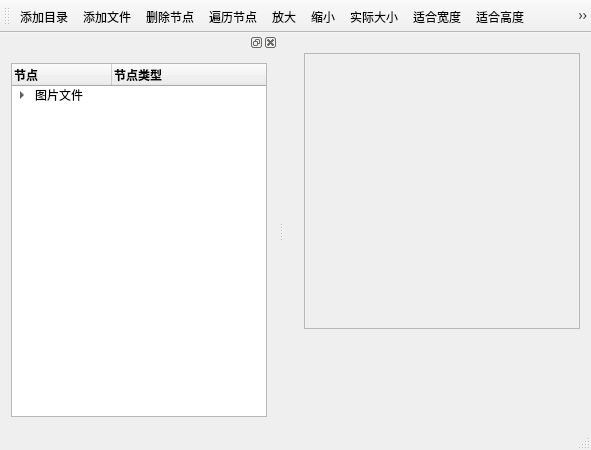
<?xml version="1.0" encoding="UTF-8"?>
<ui version="4.0">
 <class>MainWindow</class>
 <widget class="QMainWindow" name="MainWindow">
  <property name="geometry">
   <rect>
    <x>0</x>
    <y>0</y>
    <width>591</width>
    <height>450</height>
   </rect>
  </property>
  <property name="windowTitle">
   <string>MainWindow</string>
  </property>
  <widget class="QWidget" name="centralWidget">
   <widget class="QScrollArea" name="scrollArea">
    <property name="geometry">
     <rect>
      <x>20</x>
      <y>20</y>
      <width>276</width>
      <height>276</height>
     </rect>
    </property>
    <property name="widgetResizable">
     <bool>true</bool>
    </property>
    <widget class="QWidget" name="scrollAreaWidgetContents">
     <property name="geometry">
      <rect>
       <x>0</x>
       <y>0</y>
       <width>274</width>
       <height>274</height>
      </rect>
     </property>
     <layout class="QHBoxLayout" name="horizontalLayout_2">
      <item>
       <widget class="QLabel" name="LabPicture">
        <property name="text">
         <string/>
        </property>
        <property name="pixmap">
         <pixmap>favicon3.ico</pixmap>
        </property>
       </widget>
      </item>
     </layout>
    </widget>
   </widget>
  </widget>
  <widget class="QMenuBar" name="menuBar">
   <property name="geometry">
    <rect>
     <x>0</x>
     <y>0</y>
     <width>591</width>
     <height>23</height>
    </rect>
   </property>
  </widget>
  <widget class="QToolBar" name="mainToolBar">
   <property name="toolButtonStyle">
    <enum>Qt::ToolButtonTextBesideIcon</enum>
   </property>
   <attribute name="toolBarArea">
    <enum>TopToolBarArea</enum>
   </attribute>
   <attribute name="toolBarBreak">
    <bool>false</bool>
   </attribute>
   <addaction name="actAddFolder"/>
   <addaction name="actAddFiles"/>
   <addaction name="actDeleteItem"/>
   <addaction name="actScanItems"/>
   <addaction name="actZoomIn"/>
   <addaction name="actZoomOut"/>
   <addaction name="actZoomRealSize"/>
   <addaction name="actZoomFitW"/>
   <addaction name="actZoomFitH"/>
   <addaction name="actDockVisible"/>
   <addaction name="actDockFloat"/>
   <addaction name="actQuit"/>
  </widget>
  <widget class="QStatusBar" name="statusBar"/>
  <widget class="QDockWidget" name="dockWidget">
   <property name="allowedAreas">
    <set>Qt::AllDockWidgetAreas</set>
   </property>
   <attribute name="dockWidgetArea">
    <number>1</number>
   </attribute>
   <widget class="QWidget" name="dockWidgetContents">
    <layout class="QHBoxLayout" name="horizontalLayout">
     <item>
      <widget class="QTreeWidget" name="treeFiles">
       <column>
        <property name="text">
         <string notr="true">节点</string>
        </property>
        <property name="font">
         <font>
          <weight>75</weight>
          <bold>true</bold>
         </font>
        </property>
       </column>
       <column>
        <property name="text">
         <string>节点类型</string>
        </property>
        <property name="font">
         <font>
          <weight>75</weight>
          <bold>true</bold>
         </font>
        </property>
       </column>
       <item>
        <property name="text">
         <string>图片文件</string>
        </property>
        <property name="icon">
         <iconset>
          <normaloff>favicon4.ico</normaloff>favicon4.ico</iconset>
        </property>
        <item>
         <property name="text">
          <string>分组1</string>
         </property>
         <property name="icon">
          <iconset>
           <normaloff>favicon4.ico</normaloff>favicon4.ico</iconset>
         </property>
         <property name="text">
          <string/>
         </property>
         <item>
          <property name="text">
           <string>1</string>
          </property>
          <property name="icon">
           <iconset>
            <normaloff>favicon0.ico</normaloff>favicon0.ico</iconset>
          </property>
         </item>
        </item>
        <item>
         <property name="text">
          <string>分组2</string>
         </property>
         <property name="icon">
          <iconset>
           <normaloff>favicon4.ico</normaloff>favicon4.ico</iconset>
         </property>
         <item>
          <property name="text">
           <string>2</string>
          </property>
          <property name="icon">
           <iconset>
            <normaloff>favicon1.ico</normaloff>favicon1.ico</iconset>
          </property>
         </item>
        </item>
       </item>
      </widget>
     </item>
    </layout>
   </widget>
  </widget>
  <action name="actAddFolder">
   <property name="checkable">
    <bool>false</bool>
   </property>
   <property name="checked">
    <bool>false</bool>
   </property>
   <property name="enabled">
    <bool>true</bool>
   </property>
   <property name="icon">
    <iconset>
     <normaloff>favicon4.ico</normaloff>favicon4.ico</iconset>
   </property>
   <property name="text">
    <string>添加目录</string>
   </property>
   <property name="toolTip">
    <string>添加目录</string>
   </property>
   <property name="shortcut">
    <string>Ctrl+F</string>
   </property>
  </action>
  <action name="actAddFiles">
   <property name="checkable">
    <bool>false</bool>
   </property>
   <property name="enabled">
    <bool>true</bool>
   </property>
   <property name="icon">
    <iconset>
     <normaloff>favicon18.ico</normaloff>favicon18.ico</iconset>
   </property>
   <property name="text">
    <string>添加文件</string>
   </property>
   <property name="toolTip">
    <string>添加文件</string>
   </property>
   <property name="shortcut">
    <string>Ctrl+N</string>
   </property>
  </action>
  <action name="actZoomIn">
   <property name="checkable">
    <bool>false</bool>
   </property>
   <property name="enabled">
    <bool>true</bool>
   </property>
   <property name="icon">
    <iconset>
     <normaloff>favicon22.ico</normaloff>favicon22.ico</iconset>
   </property>
   <property name="text">
    <string>放大</string>
   </property>
   <property name="toolTip">
    <string>放大</string>
   </property>
   <property name="shortcut">
    <string>Ctrl+I</string>
   </property>
  </action>
  <action name="actZoomOut">
   <property name="checkable">
    <bool>false</bool>
   </property>
   <property name="enabled">
    <bool>true</bool>
   </property>
   <property name="icon">
    <iconset>
     <normaloff>favicon19.ico</normaloff>favicon19.ico</iconset>
   </property>
   <property name="text">
    <string>缩小</string>
   </property>
   <property name="toolTip">
    <string>缩小</string>
   </property>
   <property name="shortcut">
    <string>Ctrl+O</string>
   </property>
  </action>
  <action name="actZoomRealSize">
   <property name="checkable">
    <bool>false</bool>
   </property>
   <property name="enabled">
    <bool>true</bool>
   </property>
   <property name="icon">
    <iconset>
     <normaloff>favicon13.ico</normaloff>favicon13.ico</iconset>
   </property>
   <property name="text">
    <string>实际大小</string>
   </property>
   <property name="toolTip">
    <string>图片实际大小显示</string>
   </property>
  </action>
  <action name="actZoomFitW">
   <property name="checkable">
    <bool>false</bool>
   </property>
   <property name="enabled">
    <bool>true</bool>
   </property>
   <property name="icon">
    <iconset>
     <normaloff>favicon14.ico</normaloff>favicon14.ico</iconset>
   </property>
   <property name="text">
    <string>适合宽度</string>
   </property>
   <property name="toolTip">
    <string>适合宽度显示</string>
   </property>
   <property name="shortcut">
    <string>Ctrl+W</string>
   </property>
  </action>
  <action name="actDeleteItem">
   <property name="checkable">
    <bool>false</bool>
   </property>
   <property name="enabled">
    <bool>true</bool>
   </property>
   <property name="icon">
    <iconset>
     <normaloff>favicon10.ico</normaloff>favicon10.ico</iconset>
   </property>
   <property name="text">
    <string>删除节点</string>
   </property>
   <property name="toolTip">
    <string>删除节点</string>
   </property>
   <property name="shortcut">
    <string>Del</string>
   </property>
  </action>
  <action name="actQuit">
   <property name="checkable">
    <bool>false</bool>
   </property>
   <property name="enabled">
    <bool>true</bool>
   </property>
   <property name="icon">
    <iconset>
     <normaloff>favicon17.ico</normaloff>favicon17.ico</iconset>
   </property>
   <property name="text">
    <string>退出</string>
   </property>
   <property name="toolTip">
    <string>退出本系统</string>
   </property>
   <property name="shortcut">
    <string>Esc</string>
   </property>
  </action>
  <action name="actZoomFitH">
   <property name="checkable">
    <bool>false</bool>
   </property>
   <property name="enabled">
    <bool>true</bool>
   </property>
   <property name="icon">
    <iconset>
     <normaloff>favicon20.ico</normaloff>favicon20.ico</iconset>
   </property>
   <property name="text">
    <string>适合高度</string>
   </property>
   <property name="toolTip">
    <string>适合高度</string>
   </property>
   <property name="shortcut">
    <string>Ctrl+H</string>
   </property>
  </action>
  <action name="actScanItems">
   <property name="checkable">
    <bool>false</bool>
   </property>
   <property name="enabled">
    <bool>true</bool>
   </property>
   <property name="icon">
    <iconset>
     <normaloff>favicon23.ico</normaloff>favicon23.ico</iconset>
   </property>
   <property name="text">
    <string>遍历节点</string>
   </property>
   <property name="toolTip">
    <string>遍历节点</string>
   </property>
  </action>
  <action name="actDockVisible">
   <property name="checkable">
    <bool>true</bool>
   </property>
   <property name="enabled">
    <bool>true</bool>
   </property>
   <property name="icon">
    <iconset>
     <normaloff>favicon25.ico</normaloff>favicon25.ico</iconset>
   </property>
   <property name="text">
    <string>窗体可见</string>
   </property>
   <property name="toolTip">
    <string>窗体可见</string>
   </property>
  </action>
  <action name="actDockFloat">
   <property name="checkable">
    <bool>true</bool>
   </property>
   <property name="enabled">
    <bool>true</bool>
   </property>
   <property name="icon">
    <iconset>
     <normaloff>favicon11.ico</normaloff>favicon11.ico</iconset>
   </property>
   <property name="text">
    <string>窗体浮动</string>
   </property>
   <property name="toolTip">
    <string>窗体浮动</string>
   </property>
  </action>
 </widget>
 <layoutdefault spacing="6" margin="11"/>
 <resources/>
 <connections>
  <connection>
   <sender>actQuit</sender>
   <signal>triggered()</signal>
   <receiver>MainWindow</receiver>
   <slot>close()</slot>
   <hints>
    <hint type="sourcelabel">
     <x>-1</x>
     <y>-1</y>
    </hint>
    <hint type="destinationlabel">
     <x>295</x>
     <y>224</y>
    </hint>
   </hints>
  </connection>
 </connections>
</ui>
